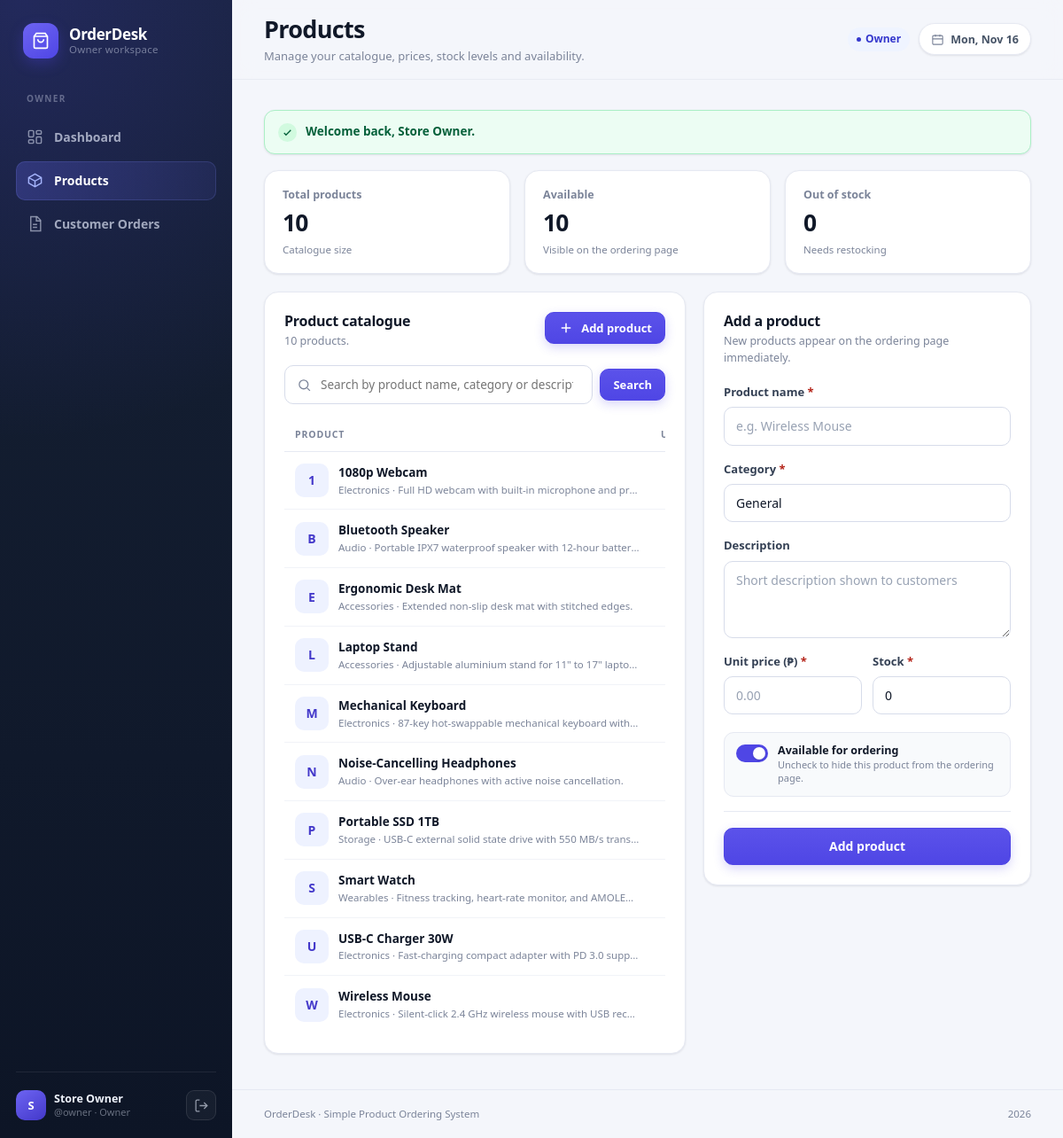
Screenshot of /owner/products.php (signed in) with the database file from the repository.
### tables this page shows
CREATE TABLE products (
  id           INT UNSIGNED AUTO_INCREMENT PRIMARY KEY,
  name         VARCHAR(120)  NOT NULL,
  category     VARCHAR(60)   NOT NULL DEFAULT 'General',
  description  VARCHAR(255)  NULL,
  unit_price   DECIMAL(10,2) NOT NULL,
  stock        INT UNSIGNED  NOT NULL DEFAULT 0,
  is_available TINYINT(1)    NOT NULL DEFAULT 1,
  created_at   TIMESTAMP     NOT NULL DEFAULT CURRENT_TIMESTAMP,
  INDEX idx_products_name (name),
  INDEX idx_products_category (category)
);

### includes/functions.php (called while the page is built, shortened)
<?php
function e(mixed $value): string
{
    return htmlspecialchars((string) $value, ENT_QUOTES, 'UTF-8');
}
function parse_positive_int(mixed $value): ?int
{
    if (!is_string($value) || !preg_match('/^\d+$/', $value)) {
        return null;
    }
    $number = (int) $value;
    return $number > 0 ? $number : null;
}

### owner/products.php (the view, shortened to what this page needs)
<?php
$pdo = db();
$q      = trim((string) ($_GET['q'] ?? ''));
$editId = parse_positive_int($_GET['edit'] ?? null);
$formState = take_form_state();
$errors    = $formState['errors'];
$editProduct = null;
$defaults = [
    'name'         => '',
    'category'     => 'General',
    'description'  => '',
    'unit_price'   => '',
    'stock'        => '0',
    'is_available' => 1,
];
if ($formState['old']) {
    $form = array_merge($defaults, $formState['old']);
    $editId = parse_positive_int($_POST['id'] ?? null) ?? $editId;
} else {
    $form = $defaults;
}
$sql    = 'SELECT id, name, category, description, unit_price, stock, is_available, created_at FROM products';
$params = [];
$sql .= ' ORDER BY is_available DESC, name ASC';
$statement = $pdo->prepare($sql);
$statement->execute($params);
$products = $statement->fetchAll();
$totalCount     = (int) $pdo->query('SELECT COUNT(*) FROM products')->fetchColumn();
$availableCount = (int) $pdo->query('SELECT COUNT(*) FROM products WHERE is_available = 1')->fetchColumn();
$outOfStock     = (int) $pdo->query('SELECT COUNT(*) FROM products WHERE stock = 0')->fetchColumn();
$isEditing      = $editId !== null && $editId > 0;
require __DIR__ . '/../includes/header.php';
?>
<section class="stats-grid stats-grid-3">
    <article class="stat-card stat-card-sm">
        <div class="stat-meta">
            <span>Total products</span>
            <strong><?= number_format($totalCount) ?></strong>
            <small>Catalogue size</small>
        </div>
    </article>
    <article class="stat-card stat-card-sm">
        <div class="stat-meta">
            <span>Available</span>
            <strong><?= number_format($availableCount) ?></strong>
            <small>Visible on the ordering page</small>
        </div>
    </article>
    <article class="stat-card stat-card-sm">
        <div class="stat-meta">
            <span>Out of stock</span>
            <strong><?= number_format($outOfStock) ?></strong>
            <small>Needs restocking</small>
        </div>
    </article>
</section>
<div class="products-layout">
    <section class="panel">
        <div class="panel-head panel-head-wrap">
            <div>
                <h3>Product catalogue</h3>
                <p><?= count($products) ?> <?= count($products) === 1 ? 'product' : 'products' ?><?= $q !== '' ? ' matching your search' : '' ?>.</p>
            </div>
            <a class="btn btn-primary btn-sm" href="products.php#productForm">
                <svg viewBox="0 0 24 24" fill="none" stroke="currentColor" stroke-width="2" aria-hidden="true"><path d="M12 5v14M5 12h14"/></svg>
                Add product
            </a>
        </div>
        <div class="toolbar toolbar-inside">
            <form class="filter-form" method="get" action="products.php" role="search">
                <div class="search-form">
                    <span class="search-icon">
                        <svg viewBox="0 0 24 24" fill="none" stroke="currentColor" stroke-width="1.8" aria-hidden="true"><circle cx="11" cy="11" r="7"/><path d="m21 21-4.3-4.3"/></svg>
                    </span>
                    <input type="search" name="q" value="<?= e($q) ?>" placeholder="Search by product name, category or description…" aria-label="Search products">
                </div>
                <button class="btn btn-primary btn-sm" type="submit">Search</button>
            </form>
        </div>
        <?php if (!$products): ?>
            <div class="empty-state empty-state-lg">
                <span class="empty-icon">
                    <svg viewBox="0 0 24 24" fill="none" stroke="currentColor" stroke-width="1.5"><path d="M21 8 12 3 3 8v8l9 5 9-5z"/><path d="m3 8 9 5 9-5M12 13v8"/></svg>
                </span>
                <h4><?= $q !== '' ? 'No matching products' : 'No products yet' ?></h4>
                <p><?= $q !== '' ? 'Try a different search term.' : 'Add your first product to start taking orders.' ?></p>
                <a class="btn btn-primary btn-sm" href="<?= $q !== '' ? 'products.php' : 'products.php#productForm' ?>">
                    <?= $q !== '' ? 'Clear search' : 'Add a product' ?>
                </a>
            </div>
        <?php else: ?>
            <div class="table-wrap">
                <table class="table">
                    <thead>
                        <tr>
                            <th>Product</th>
                            <th class="num">Unit Price</th>
                        </tr>
                    </thead>
                    <tbody>
                        <?php foreach ($products as $product): ?>
                            <tr>
                                <td data-label="Product">
                                    <div class="product-cell">
                                        <span class="product-avatar"><?= e(mb_substr($product['name'], 0, 1)) ?></span>
                                        <span>
                                            <strong class="cell-strong"><?= e($product['name']) ?></strong>
                                            <small class="muted"><?= e($product['category']) ?><?= $product['description'] ? ' · ' . e($product['description']) : '' ?></small>
                                        </span>
                                    </div>
                                </td>
                                <td data-label="Unit Price" class="num"><?= format_money($product['unit_price']) ?></td>
                            </tr>
                        <?php endforeach; ?>
                    </tbody>
                </table>
            </div>
        <?php endif; ?>
    </section>
    <aside class="panel product-form-panel" id="productForm">
        <div class="panel-head">
            <div>
                <h3><?= $isEditing ? 'Edit product' : 'Add a product' ?></h3>
                <p><?= $isEditing ? 'Update the details below and save your changes.' : 'New products appear on the ordering page immediately.' ?></p>
            </div>
        </div>
        <form method="post" action="products.php" novalidate>
            <div class="field">
                <label for="name">Product name <span class="req">*</span></label>
                <input type="text" id="name" name="name" value="<?= e($form['name']) ?>" maxlength="120"
                       placeholder="e.g. Wireless Mouse"
                       class="<?= isset($errors['name']) ? 'is-invalid' : '' ?>">
            </div>
            <div class="field">
                <label for="category">Category <span class="req">*</span></label>
                <input type="text" id="category" name="category" value="<?= e($form['category']) ?>" maxlength="60"
                       list="categoryOptions" placeholder="e.g. Electronics"
                       class="<?= isset($errors['category']) ? 'is-invalid' : '' ?>">
            </div>
            <div class="field">
                <label for="description">Description</label>
                <textarea id="description" name="description" rows="3" maxlength="255"
                          placeholder="Short description shown to customers"
                          class="<?= isset($errors['description']) ? 'is-invalid' : '' ?>"><?= e($form['description']) ?></textarea>
            </div>
            <div class="form-grid form-grid-tight">
                <div class="field">
                    <label for="unit_price">Unit price (<?= e(CURRENCY) ?>) <span class="req">*</span></label>
                    <input type="text" id="unit_price" name="unit_price" value="<?= e($form['unit_price']) ?>"
                           inputmode="decimal" placeholder="0.00"
                           class="<?= isset($errors['unit_price']) ? 'is-invalid' : '' ?>">
                </div>
                <div class="field">
                    <label for="stock">Stock <span class="req">*</span></label>
                    <input type="number" id="stock" name="stock" value="<?= e($form['stock']) ?>" min="0" step="1"
                           class="<?= isset($errors['stock']) ? 'is-invalid' : '' ?>">
                </div>
            </div>
            <label class="switch-row">
                <span class="switch-ui"></span>
                <span>
                    <strong>Available for ordering</strong>
                    <small>Uncheck to hide this product from the ordering page.</small>
                </span>
            </label>
            <div class="form-actions">
                <button class="btn btn-primary btn-block" type="submit"><?= $isEditing ? 'Save changes' : 'Add product' ?></button>
            </div>
        </form>
    </aside>
</div>
<?php require __DIR__ . '/../includes/footer.php'; ?>

### rows the page displays
products: name "1", name "1080p Webcam", category "Electronics", description "Full HD webcam with built-in microphone and pr…"
products: name "B", name "Bluetooth Speaker", category "Audio", description "Portable IPX7 waterproof speaker with 12-hour batter…"
products: name "E", name "Ergonomic Desk Mat", category "Accessories", description "Extended non-slip desk mat with stitched edges."
products: name "L", name "Laptop Stand", category "Accessories", description "Adjustable aluminium stand for 11\" to 17\" lapto…"
products: name "M", name "Mechanical Keyboard", category "Electronics", description "87-key hot-swappable mechanical keyboard with…"
products: name "N", name "Noise-Cancelling Headphones", category "Audio", description "Over-ear headphones with active noise cancellation."
products: name "P", name "Portable SSD 1TB", category "Storage", description "USB-C external solid state drive with 550 MB/s trans…"
products: name "S", name "Smart Watch", category "Wearables", description "Fitness tracking, heart-rate monitor, and AMOLE…"
products: name "U", name "USB-C Charger 30W", category "Electronics", description "Fast-charging compact adapter with PD 3.0 supp…"
products: name "W", name "Wireless Mouse", category "Electronics", description "Silent-click 2.4 GHz wireless mouse with USB rec…"

### other values shown
$initial "S"
$user['name'] "Store Owner"
$user['username'] "owner"
$roleLabel "Owner"
$pageTitle "Products"
$pageSubtitle "Manage your catalogue, prices, stock levels and availability."
$flash['message'] "Welcome back, Store Owner."
$totalCount "10"
$availableCount "10"
$outOfStock "0"
count($products) "10"
CURRENCY "₱"
